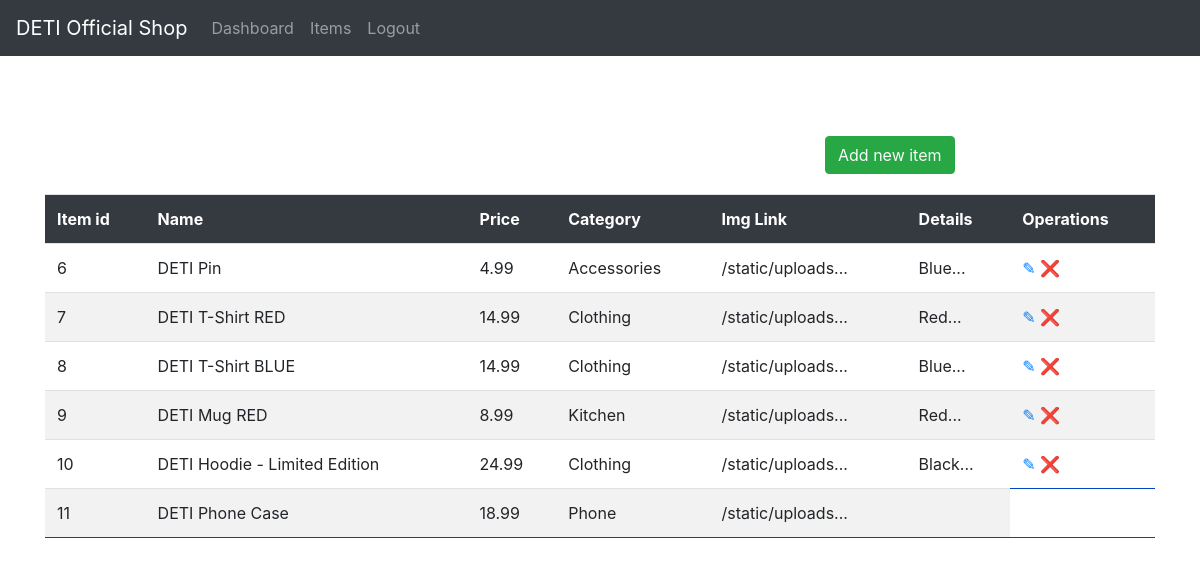
Screenshot of /admin/items (signed in) with the database file from the repository.
### app/db_models.py (models this page shows)
class Item(db.Model):
	__tablename__ = "items"
	id = db.Column(db.Integer, primary_key=True)
	name = db.Column(db.String(100), nullable=False)
	price = db.Column(db.Float, nullable=False)
	category = db.Column(db.Text, nullable=False)
	image = db.Column(db.String(250), nullable=False)
	details = db.Column(db.String(250), nullable=False)
	price_id = db.Column(db.String(250), nullable=False)
	orders = db.relationship("Ordered_item", backref="item")
	in_cart = db.relationship("Cart", backref="item")

### app/funcs.py (the view)
	def wrapper(*args, **kwargs):
		if current_user.is_authenticated and current_user.admin == 1:
			return func(*args, **kwargs)
		else:
			return "You are not Authorized to access this URL."

### app/__init__.py (called while the page is built)
@app.context_processor
def inject_now():
	return {'now': datetime.utcnow()}

@login_manager.user_loader
def load_user(user_id):
	return User.query.get(user_id)

### app/admin/routes.py (called while the page is built)
@admin.route('/items')
@admin_only
def items():
    items = Item.query.all()
    return render_template("admin/items.html", items=items)

### app/funcs.py (called while the page is built)
def admin_only(func):
	def wrapper(*args, **kwargs):
		if current_user.is_authenticated and current_user.admin == 1:
			return func(*args, **kwargs)
		else:
			return "You are not Authorized to access this URL."
	wrapper.__name__ = func.__name__
	return wrapper

### app/admin/templates/admin/items.html (shortened to what this page needs)
{% extends "admin/base.html" %}
{% block content %}
    {% if not items %}
		<div class="flash-error">No items have been registered yet.</div>
	{% else %}
    <div class="add-new btn-success btn">
        <a href="{{ url_for('admin.add') }}" class="text-light">Add new item</a>
    </div>
    <table class="table table-striped">
        <tr>
            <th>Item id</th>
            <th>Name</th>
			<th>Price</th>
			<th>Category</th>
			<th>Img Link</th>
            <th>Details</th>
            <th>Operations</th>
        </tr>
    {% for item in items %}
        <tr>
            <td>{{ item.id }}</td>
            <td>{{ item.name }}</td>
			<td>{{ item.price }}</td>
			<td>{{ item.category }}</td>
			<td>{{ item.image[:15] }}...</td>
            <td>{{ item.details[:40] | safe }}...</td>
			<td>
                <a href="{{ url_for('admin.edit', type='item', id=item.id) }}">&#9998;</a>
				<a href="{{ url_for('admin.delete', id=item.id) }}">&#10060;</a>
			</td>
        </tr>
    {% endfor %}
	{% endif %}
{% endblock %}

### app/admin/static/styles.css (style rules this page uses)
table { margin: 0 auto; }
table th { color: white; background-color: #343a40; padding: 15px; }
table tr { border-bottom:1px solid #0046C2; }
table td, th { padding:5px 30px; }
.add-new { margin-left:65vw; margin-bottom:20px; }

### rows the page displays
Item: id "6", name "DETI Pin", price "4.99", category "Accessories", image "/static/uploads", details "Blue"
Item: id "7", name "DETI T-Shirt RED", price "14.99", category "Clothing", image "/static/uploads", details "Red"
Item: id "8", name "DETI T-Shirt BLUE", price "14.99", category "Clothing", image "/static/uploads", details "Blue"
Item: id "9", name "DETI Mug RED", price "8.99", category "Kitchen", image "/static/uploads", details "Red"
Item: id "10", name "DETI Hoodie - Limited Edition", price "24.99", category "Clothing", image "/static/uploads", details "Black"
Item: id "11", name "DETI Phone Case", price "18.99", category "Phone", image "/static/uploads"
